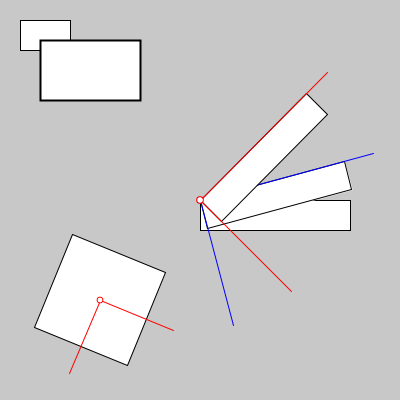
Frame 1 (no input)
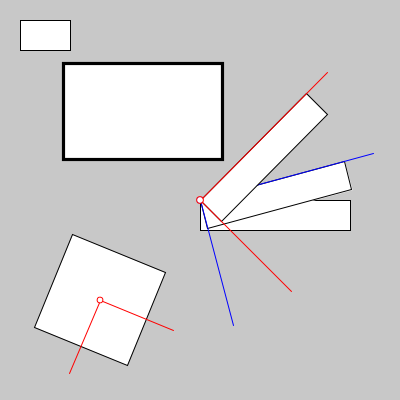
Frame 60 (the mouse pressed at the canvas centre just before this capture)
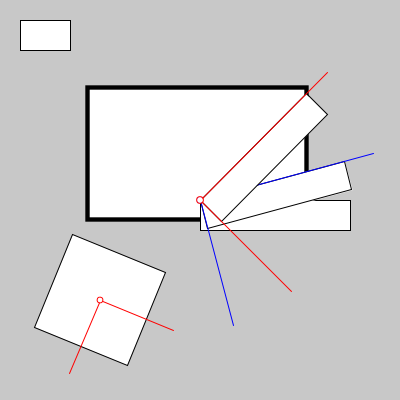
Frame 120 (the mouse held since frame 60 and released just before this capture)

The Processing sketch that drew these frames (run headless with seeded random() and noise(); from frame 60 on, the mouse is pressed at the canvas centre):

// Processing sketch: push
// ── push.pde
float esc;

void setup(){
  size(400,400);
  //smooth();        //era el suavizamiento de pixeles que ya no hace  mucha falta
  esc = 2;
}


void draw(){
  background(200);
  pushMatrix();       //cuando abro con pushMatrix, cierro con pop matrix
  stroke(0);
  rect(20, 20, 50, 30);
  
  scale(esc); 
  
  
  if(esc < 9) {
   esc += 0.02; 
  }
  
  rect(20, 20, 50, 30);
  
  popMatrix(); 

  pushMatrix(); 
  translate(200, 200); 
  rect(0, 0, 150, 30);
  rotate(radians(-15));

  rect(0, 0, 150, 30);
        stroke(0,0,255);
        line(0,0, 180,0);
        line(0,0, 0, 130);
        ellipse(0,0,6,6);
        stroke(0); 

  rotate(radians(-30));     //si pongo una variable puedo hacer que gire
  rect(0, 0, 150, 30); 
        stroke(255,0,0);
        line(0,0, 180,0);
        line(0,0, 0, 130);
        ellipse(0,0,6,6);
        stroke(0);
  popMatrix();


  pushMatrix(); 
  translate(100, 300);
  rotate(PI/8);
  rect(-50, -50, 100, 100);  
        stroke(255,0,0);
        line(0,0, 80,0);
        line(0,0, 0,80);
        ellipse(0,0,6,6);
  popMatrix();
}

void mousePressed() {

}
